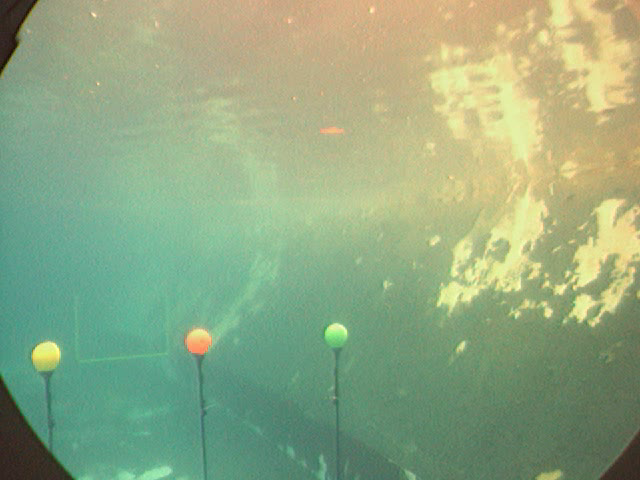
#> input picture frame.png, 640 x 480 px
$ jupyter execute --allow-errors Orange-dev.ipynb   (shell and % lines are left out)
#> lines starting #> are read from the running program, lines starting #| are printed output that depends on the picture; after the words box and inside, x2 and y2 are one past the last pixel; in counts of white or black regions, pixels touching at a corner belong together
[cell 1]
import cv2
import numpy as np
from matplotlib import pyplot as plt
import os
import math

[cell 2]
images=[]
path = "/home/arjun/Desktop/gmm/ENPM673-P3-Color-segmentation-using-Gaussian-Mixture-Models-and-Expectation-Maximization/Data/Orange /"
#> (the rest of this cell did not finish here and is left out)

[cell 3]
hitogram_b=np.zeros((256,1))
hitogram_g=np.zeros((256,1))
hitogram_r=np.zeros((256,1))

#> (a cell that did not finish here is left out)

#> (a cell that did not finish here is left out)

[cell 6]
for image in images:
    img = cv2.imread("%s%s"%(path,image))
    color = ("b", "g", "r")
    for i,col in enumerate(color):
        if col =='b':
            histr_b = cv2.calcHist([img],[i],None,[256],[0,256])
            hitogram_b=np.column_stack((hitogram_b,histr_b))

        if col =='g':
            histr_g = cv2.calcHist([img],[i],None,[256],[0,256])
            hitogram_g=np.column_stack((hitogram_g,histr_g))

        if col =='r':
            histr_r = cv2.calcHist([img],[i],None,[256],[0,256])
            hitogram_r=np.column_stack((hitogram_r,histr_r))

[cell 7]
histogram_avg_r = np.sum(hitogram_r, axis=1) / (hitogram_r.shape[1]-1)
histogram_avg_g = np.sum(hitogram_g, axis=1) / (hitogram_g.shape[1]-1)
histogram_avg_b = np.sum(hitogram_b, axis=1) / (hitogram_b.shape[1]-1)

plt.plot(histogram_avg_r,color = 'r')
plt.plot(histogram_avg_g,color = 'g')
plt.plot(histogram_avg_b,color = 'b')
plt.show()
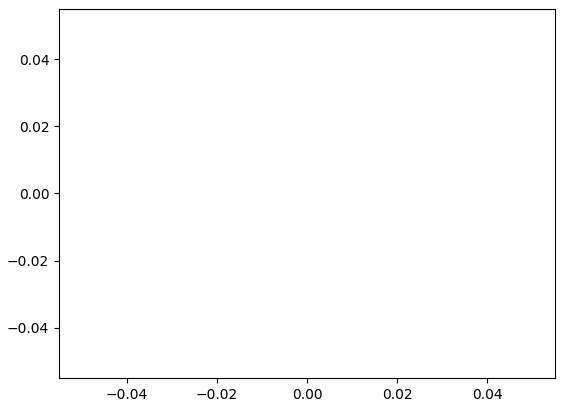
#> figure drawn by matplotlib, 1 panel

[cell 8]
def Probabilty(x_co, mean, std):
    m=mean*np.ones((1,x_co.shape[0]))
    return (1 / (std * np.sqrt(2 * np.pi))) * (np.exp(-(np.square(x_co - m)) / (2 * (std) ** 2)))

## GREEN CHANNEL

[cell 9]
pixel=[]
for image in images:
        image = cv2.imread("%s%s"%(path,image))
        image = image[:, :, 1]
        for i in np.ravel(image):
            pixel.append(i)

p=np.array(pixel)

n = 0
mean1 = 120
mean2 = 240


std1 = 10
std2 = 3

[cell 10]
while (n != 80):
        p1 = Probabilty(p,mean1,std1)
        p2 = Probabilty(p, mean2, std2)

        D=p1+p2
        b1=p1/D
        b2=p2/D


        mean1=np.sum(b1*p)/(np.sum(b1))
        mean2=np.sum(b2*p)/(np.sum(b2))

        std1=np.sqrt(np.sum(b1*np.square(p-mean1))/np.sum(b1))
        std2=np.sqrt(np.sum(b2*np.square(p-mean2))/np.sum(b2))
        n = n + 1

[cell 11]
print('final mean- ',mean1,mean2)
print('final strd- ',std1,std2)

## RED CHANNEL

[cell 12]
n = 0
mean1 = 250
mean2 = 210
# mean3 = 190

std1 = 10
std2 = 5
# std3 = 10
pixel=[]
for image in images:
        image = cv2.imread("%s%s"%(path,image))
        image = image[:, :, 2]
        for i in np.ravel(image):
            pixel.append(i)

p=np.array(pixel)

[cell 13]
while (n != 60):
        p1 = Probabilty(p,mean1,std1)
        p2 = Probabilty(p, mean2, std2)
#         p3 = Probabilty(p, mean3, std3)

        D=p1+ p2
#         D=p1+ p2
        b1=p1/D
        b2=p2/D
#         b3=p3/D

        mean1=np.sum(b1*p)/(np.sum(b1))
        mean2=np.sum(b2*p)/(np.sum(b2))
#         mean3=np.sum(b3*p)/(np.sum(b3))

        std1=np.sqrt(np.sum(b1*np.square(p-mean1))/np.sum(b1))
        std2=np.sqrt(np.sum(b2*np.square(p-mean2))/np.sum(b2))
#         std3=np.sqrt(np.sum(b3*np.square(p-mean3))/np.sum(b3))
        n = n + 1

[cell 14]
print('final mean- ',mean1,mean2)
print('final strd- ',std1, std2)

## BLUE CHANNEL

[cell 15]
n = 0
mean1 = 120
mean2 = 150
# mean3 = 150

std1 = 10
std2 = 10
# std3 = 10
pixel=[]
for image in images:
        image = cv2.imread("%s%s"%(path,image))
        image = image[:, :, 0]
        for i in np.ravel(image):
            pixel.append(i)

p=np.array(pixel)

[cell 16]
while (n != 100):
        p1 = Probabilty(p,mean1,std1)
        p2 = Probabilty(p, mean2, std2)
#         p3 = Probabilty(p, mean3, std3)

        D=p1+ p2
#         D=p1+ p2
        b1=p1/D
        b2=p2/D
#         b3=p3/D

        mean1=np.sum(b1*p)/(np.sum(b1))
        mean2=np.sum(b2*p)/(np.sum(b2))
#         mean3=np.sum(b3*p)/(np.sum(b3))

        std1=np.sqrt(np.sum(b1*np.square(p-mean1))/np.sum(b1))
        std2=np.sqrt(np.sum(b2*np.square(p-mean2))/np.sum(b2))
#         std3=np.sqrt(np.sum(b3*np.square(p-mean3))/np.sum(b3))
        n = n + 1

[cell 17]
print('final mean- ',mean1,mean2)
print('final strd- ',std1, std2)

## GAUSSIAN PLOT

[cell 18]
def gaussian(x, mu, sig):
    return ((1/(sig*math.sqrt(2*math.pi)))*np.exp(-np.power(x - mu, 2.) / (2 * np.power(sig, 2.))))


x=list(range(0, 256))

mg1=np.array([147.57])
sg1=np.array([20.59])
mg2=np.array([189.73])
sg2=np.array([31.16])
# mg3=np.array([244.42])
# sg3=np.array([5.06])

g1=gaussian(x, mg1, sg1)
g2=gaussian(x, mg2, sg2)
# g3=gaussian(x, mg3, sg3)

plt.plot(g1, 'g')
plt.plot(g2, 'g')
# plt.plot(g3, 'g')
# print(max(g3))


mr1=np.array([246.5])
sr1=np.array([7.9])
mr2=np.array([173.63])
sr2=np.array([38.77])
# mr3=np.array([194.35])
# sr3=np.array([21.06])
r1=gaussian(x, mr1, sr1)
r2=gaussian(x, mr2, sr2)
# r3=gaussian(x, mr3, sr3)

mb1=np.array([88.5])
sb1=np.array([16.9])
mb2=np.array([129.06])
sb2=np.array([17.14])
# mb3=np.array([148.52])
# sb3=np.array([18.30])
b1=gaussian(x, mb1, sb1)
b2=gaussian(x, mb2, sb2)
# b3=gaussian(x, mb3, sb3)

plt.plot(b1, 'b')
plt.plot(b2, 'b')
# plt.plot(b3, 'b')

# print(max(r3))

plt.plot(r1, 'r')
plt.plot(r2, 'r')
# plt.plot(r3, 'r')
print(max(b1))
print(max(b2))

print(max(g1))
print(max(g2))

print(max(r1))
print(max(r2))
plt.show()
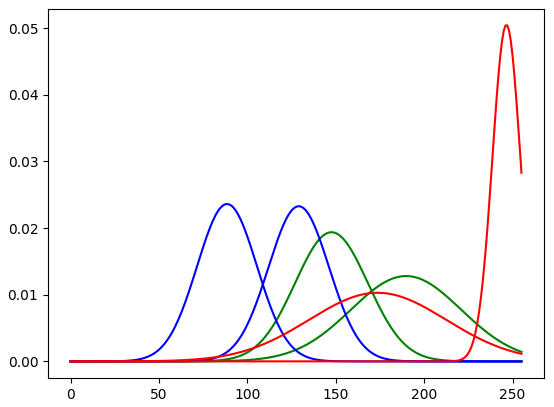
#> figure drawn by matplotlib, 1 panel; curve peaks at x = 148, y = 0.0194; curve peaks at x = 190, y = 0.0128; curve peaks at x = 88, y = 0.0236

## TRIAL IMAGE SEGMENTATION

[cell 19]
image=cv2.imread('frame.png')
#> image is the input picture: shape (480, 640, 3); mean B, G, R 130.1, 168.4, 144.9
plt.imshow(cv2.cvtColor(image,cv2.COLOR_BGR2RGB))

[cell 20]
image_b=image[:,:,0]
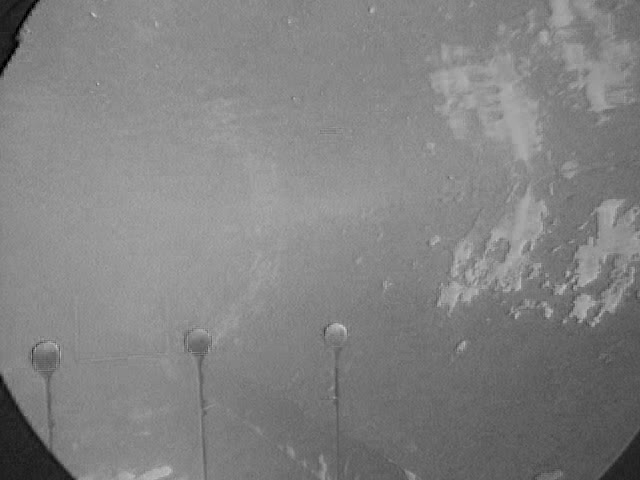
#> image_b: shape (480, 640); min 0, max 207, mean 130.1
image_g=image[:,:,1]
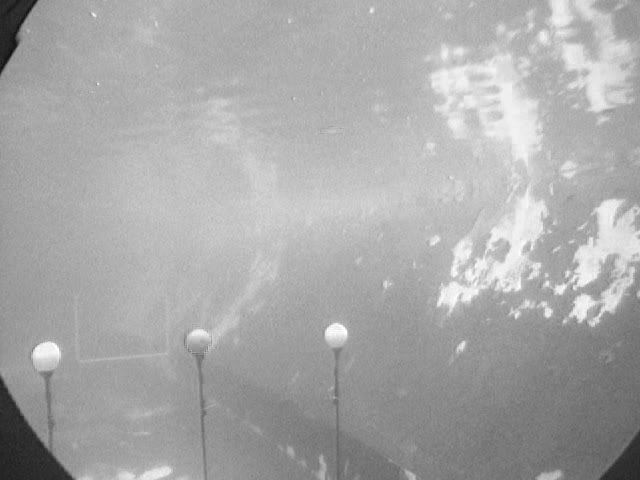
#> image_g: shape (480, 640); min 10, max 255, mean 168.4
image_r=image[:,:,2]
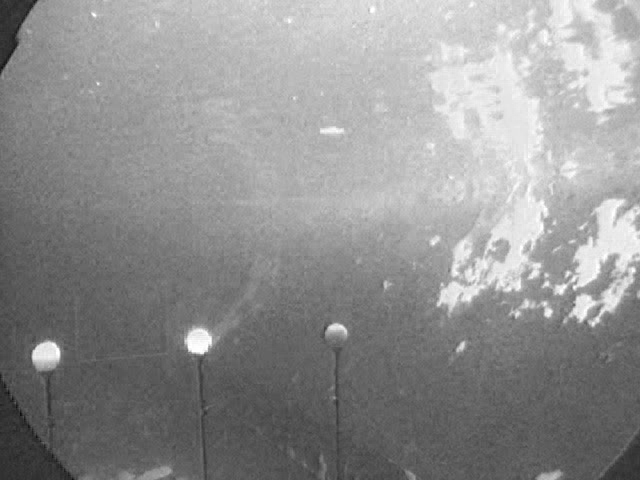
#> image_r: shape (480, 640); min 10, max 255, mean 144.9
img_out3=np.zeros(image_r.shape, dtype = np.uint8)

for index, v in np.ndenumerate(image_r):

    if r1[v]>0.03 and (120<image_g[index]<220 )and image_b[index]<150:
                            img_out3[index]=255
    else:
                            img_out3[index]=0
#> this loop made 307200 passes
#> (index, v) on passes 1 to 3: ((0, 0), 45), ((0, 1), 45), ((0, 2), 52)
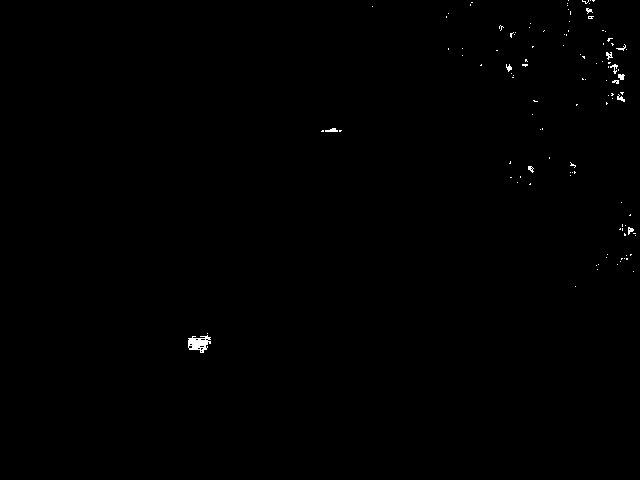
#> img_out3: shape (480, 640); 0.27% white in thin lines or dots, all inside (x1, y1, x2, y2) = (188, 0, 636, 353)

#> (a cell that did not finish here is left out)

[cell 22]
plt.imshow(img_out3)

[cell 23]
ret, threshold3 = cv2.threshold(img_out3, 240, 255, cv2.THRESH_BINARY)
kernel3 = np.ones((3,3),np.uint8)

dilation3 = cv2.dilate(threshold3,kernel3,iterations =6)
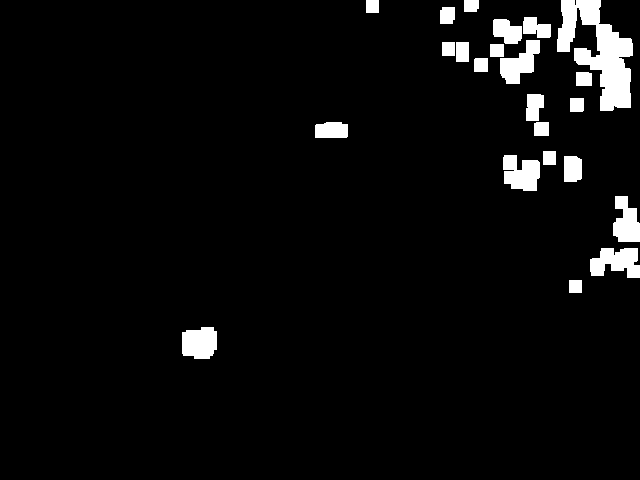
#> dilation3: shape (480, 640); 4.5% white; 23 white regions
contours3, _= cv2.findContours(dilation3, cv2.RETR_LIST, cv2.CHAIN_APPROX_SIMPLE)
#> contours3 = 23 contours; largest, box (x1, y1, x2, y2) and area: (557, 0, 633, 111) 3834, (590, 248, 640, 278) 976, (503, 155, 540, 191) 934, (182, 327, 217, 359) 902, (500, 40, 540, 84) 870

for contour in contours3:
            if cv2.contourArea(contour) >  20:
                (x,y),radius = cv2.minEnclosingCircle(contour)
#                 print(x)
#                 print(y)
#                 print(radius)
                center = (int(x),int(y))
                radius = int(radius)
                if 13<radius<22 :
                    cv2.circle(image,center,radius,(0,0,255),2)
#> this loop made 23 passes
#> (contour, x, y, radius, center) on passes 7, 14, 15, 16: ([[543, 151], [543, 164], [555, 164], [555, 151]], 549, 157.5, 8, (549, 157)), ([[490, 44], [490, 56], [503, 56], [503, 44]], 496.5, 50, 8, (496, 50)), ([[456, 42], [456, 61], [468, 61], [468, 42]], 462, 51.5, 11, (462, 51)), ([[442, 42], [442, 55], [454, 55], [454, 42]], 448, 48.5, 8, (448, 48))
#> (x, y, radius, center) on passes 1, 3, 4, 5, 6, 8: (198.2, 341.2, 20, (198, 341)), (615.5, 264.1, 26, (615, 264)), (627, 218.5, 25, (627, 218)), (570.6, 168.5, 14, (570, 168)), (520, 172.5, 23, (520, 172)), (541, 128.5, 9, (541, 128))
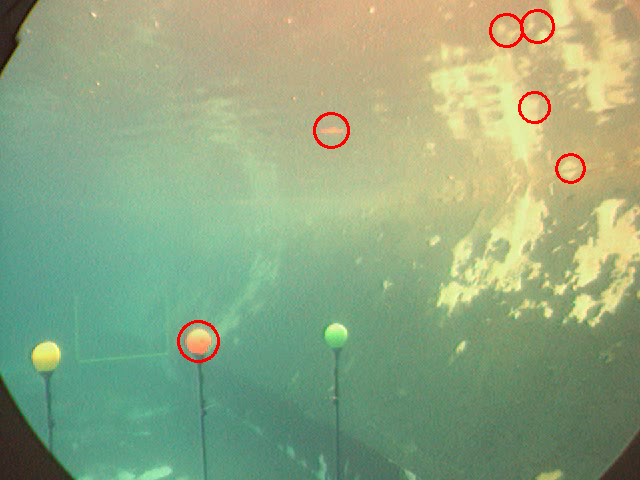
#> image: shape (480, 640, 3); 0.6% of pixels changed, all inside (x1, y1, x2, y2) = (177, 9, 586, 363)

[cell 24]
plt.imshow(cv2.cvtColor(image,cv2.COLOR_BGR2RGB))
